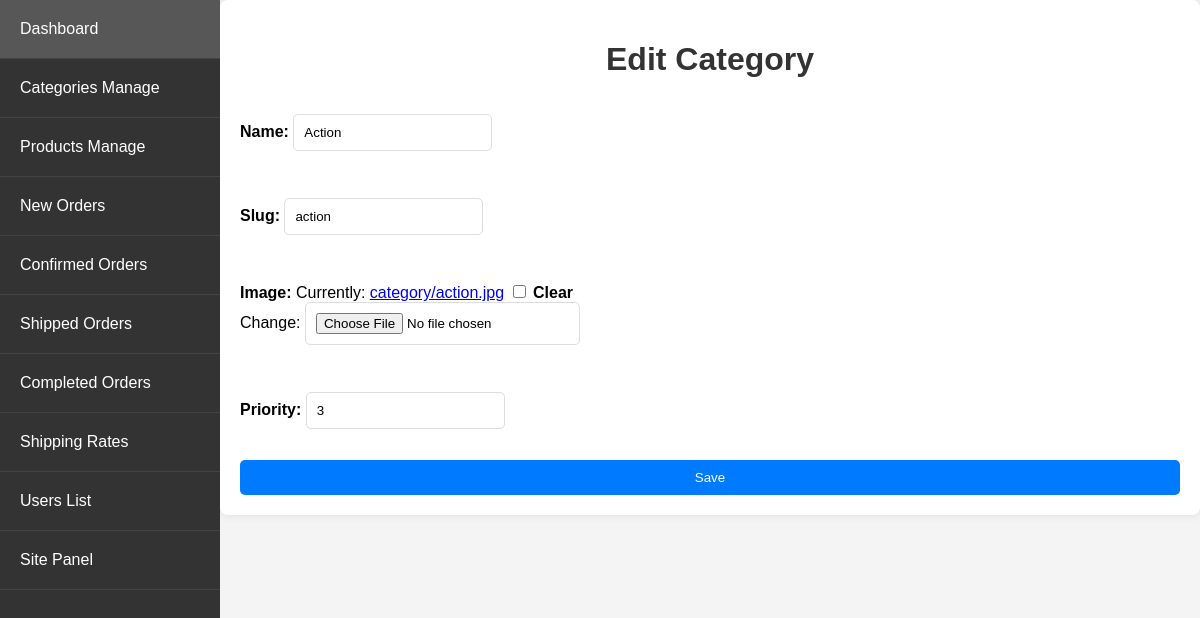
Page /admin_app/admin_app/categories/update/1/ (signed in) on the committed database.
### store/models.py (models this page shows, shortened)
class Category(models.Model):
    name = models.CharField(max_length=250, unique=True)
    slug = models.SlugField(max_length=250, unique=True)
    image = models.ImageField(upload_to='category', blank=True)
    priority = models.IntegerField(default=0, validators=[MinValueValidator(0)])
    class Meta:
        ordering = ['priority', 'name']
        verbose_name = 'category'
        verbose_name_plural = 'categorys'

### admin_app/views.py (the view)
# urls.py: path('admin_app/categories/update/<int:pk>/', views.category_update, name='category_update'),
@login_required
@user_passes_test(is_admin)
def category_update(request, pk):
    category = get_object_or_404(Category, pk=pk)
    if request.method == 'POST':
        form = CategoryForm(request.POST, request.FILES, instance=category)
        if form.is_valid():
            form.save()
            return redirect('admin_app:category_list')
    else:
        form = CategoryForm(instance=category)
    return render(request, 'admin_app/category_form.html', {'form': form})

### admin_app/forms.py
class CategoryForm(forms.ModelForm):
    class Meta:
        model = Category
        fields = '__all__'

### admin_app/views.py (called while the page is built)
def is_admin(user):
    return user.is_superuser

### store/context_processors.py (called while the page is built)
def menu_link(request): # this function don't wanna call to work, it's defined in setting to work
    links_list = Category.objects.annotate(
        num_products=Count('product', filter=Q(product__active=True, product__stock__gt=0))
    ).filter(num_products__gt=0).order_by('priority', 'name')  # Add an order_by clause here
    paginator3 = Paginator(links_list, 8)
    try:
        page = int(request.GET.get('page', '1'))
    except:
        page = 1
    try:
        links = paginator3.page(page)
    except (InvalidPage, EmptyPage):
        links = paginator3.page(paginator3.num_pages)
    return dict(links=links)

def cart_data(request):
    data = cartData(request)
    cartItems = data['cartItems']
    return {'cartItems': cartItems}

def wishlist_count(request):
    if request.user.is_authenticated:
        wishlist_count = Wishlist.objects.filter(user=request.user).count()
    else:
        cookie_data = cookieWishlist(request)
        wishlist_count = cookie_data['wishlist_count']
    return {'wishlist_count': wishlist_count}

### store/models.py (called while the page is built)
    @property
    def get_cart_items(self):
        orderitems = self.orderitem_set.all()
        total = sum([item.quantity for item in orderitems])
        return total

### store/utils.py (called while the page is built)
def cartData(request):
    if request.user.is_authenticated:
        customer = request.user.customer
        order, created = Order.objects.get_or_create(customer=customer, complete=False)
        items = order.orderitem_set.all()
        cartItems = order.get_cart_items
        total_price_difference = sum((item.product.old_price - item.product.new_price if item.product.old_price else 0) * item.quantity for item in items)
    else:
        cookieData = cookieCart(request)
        cartItems = cookieData['cartItems']
        order = cookieData['order']
        items = cookieData['items']
        total_price_difference = cookieData['total_price_difference']
    return {'cartItems': cartItems, 'order': order, 'items': items, 'total_price_difference': total_price_difference}

### admin_app/templates/admin_app/category_form.html (shortened to what this page needs)
{% extends 'admin_app/base_admin.html' %}
{% block content %}
<h1>{% if form.instance.pk %}Edit{% else %}Create{% endif %} Category</h1>
<form method="post" enctype="multipart/form-data">
    {{ form.as_p }}
    <button type="submit" class="btn btn-primary">Save</button>
</form>
{% endblock %}

### static/CSS/admin_dashboard.css (style rules this page uses)
body { font-family: Arial, sans-serif; background-color: #f4f4f4; margin: 0; padding: 0; }
h1 { text-align: center; color: #333; margin-bottom: 20px; }
button { display: inline-block; padding: 10px 20px; border: none; border-radius: 5px; cursor: pointer; transition: background 0.3s; }
form { display: flex; flex-direction: column; gap: 15px; }
form label { font-weight: bold; }
form input, form select, form textarea { padding: 10px; border: 1px solid #ddd; border-radius: 5px; box-sizing: border-box; }
.btn-primary { color:#fff;background-color:#007bff;border-color:#007bff }

### rows in the picture
Category: name "Action", slug "action", priority "3"
